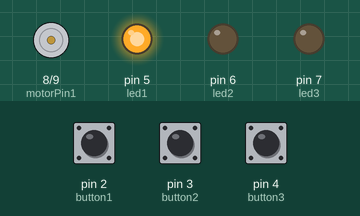
Bench run of a sketch on a simulated Arduino Uno, built with avr-gcc and run on an emulated ATmega328P. Shown: motor-driver pin pairs drawn as motors (green arrow = first pin HIGH = forward, orange = second pin HIGH = backward, longer = more drive), output pins drawn as LEDs (lit = HIGH). The test bench sets the inputs (shaded band); at power-on: pin 3 (button2) LOW, pin 2 (button1) LOW, pin 4 (button3) LOW.

Above: at 1.2 s.
1.3 s: pin 3 (button2) pulled HIGH for 0.15 s
At 2.6 s:
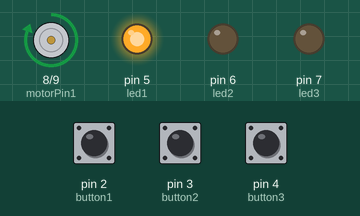
4.4 s: pin 2 (button1) pulled HIGH for 0.15 s
At 4.9 s:
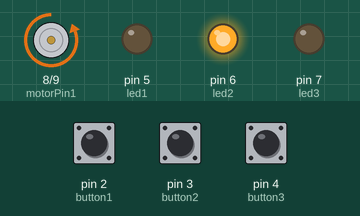
7.5 s: pin 4 (button3) pulled HIGH for 0.15 s
At 8.5 s:
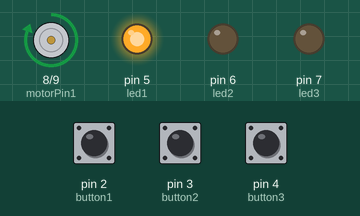
10.6 s: pin 2 (button1) pulled HIGH for 1 s
At 12.7 s:
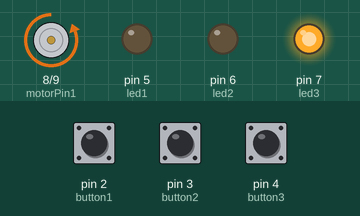
14.6 s: pin 3 (button2) pulled HIGH for 1 s
At 18.3 s:
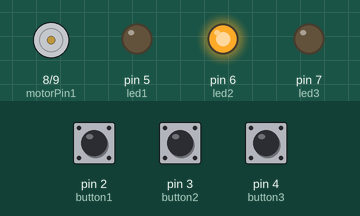
18.6 s: pin 4 (button3) pulled HIGH for 1 s
At 19.3 s:
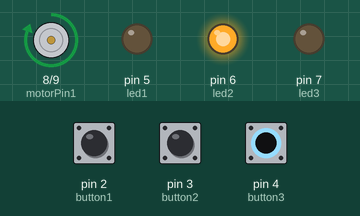
Timing chart, 0 to 22.1 s (numbered marks = the images above; inputs shaded):
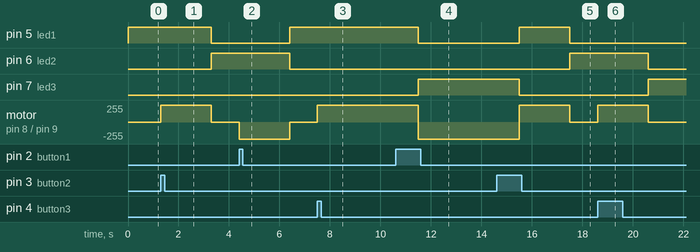

Measured:
- after the input at 1.3 s, pin 5 (led1): HIGH → LOW after 2.0 s; pin 6 (led2): LOW → HIGH after 2.0 s; motor on pin 8 (motorPin1) / pin 9 (motorPin2): stopped → forward 255/255 at once, → stopped 2.0 s later
- after the input at 4.4 s, pin 5 (led1): LOW → HIGH after 2.0 s; pin 6 (led2): HIGH → LOW after 2.0 s; motor on pin 8 (motorPin1) / pin 9 (motorPin2): stopped → backward 255/255 at once, → stopped 2.0 s later
- after the input at 7.5 s, motor on pin 8 (motorPin1) / pin 9 (motorPin2): stopped → forward 255/255 at once
- after the input at 10.6 s, motor on pin 8 (motorPin1) / pin 9 (motorPin2): forward 255/255 → backward 255/255 after 0.90 s
- after the input at 14.6 s, pin 6 (led2): LOW → HIGH after 2.9 s; motor on pin 8 (motorPin1) / pin 9 (motorPin2): backward 255/255 → forward 255/255 after 0.90 s, → stopped 2.0 s later
- after the input at 18.6 s, pin 6 (led2): HIGH → LOW after 2.0 s; pin 7 (led3): LOW → HIGH after 2.0 s; motor on pin 8 (motorPin1) / pin 9 (motorPin2): stopped → forward 255/255 at once, → stopped 2.0 s later

The sketch:

arduino_elevator_design.ino
```cpp
const int motorPin1 = 8;
const int motorPin2 = 9;

const int button1 = 2;
const int button2 = 3;
const int button3 = 4;

const int led1 = 5;
const int led2 = 6;
const int led3 = 7;

int currentFloor = 1;

void setup() {

  pinMode(motorPin1, OUTPUT);
  pinMode(motorPin2, OUTPUT);

  pinMode(button1, INPUT);
  pinMode(button2, INPUT);
  pinMode(button3, INPUT);

  pinMode(led1, OUTPUT);
  pinMode(led2, OUTPUT);
  pinMode(led3, OUTPUT);

  updateLEDs();
}

void loop() {
  int targetFloor = currentFloor;

  if (digitalRead(button1) == HIGH) {
    targetFloor = 1;
  } else if (digitalRead(button2) == HIGH) {
    targetFloor = 2;
  } else if (digitalRead(button3) == HIGH) {
    targetFloor = 3;
  }

  if (targetFloor != currentFloor) {
    moveToFloor(targetFloor);
    currentFloor = targetFloor;
    updateLEDs();
  }
}

void moveToFloor(int targetFloor) {
  int delayPerFloor = 2000;

  int floorDiff = targetFloor - currentFloor;

  if (floorDiff > 0) {

    digitalWrite(motorPin1, HIGH);
    digitalWrite(motorPin2, LOW);
    delay(delayPerFloor * floorDiff);
  } else if (floorDiff < 0) {

    digitalWrite(motorPin1, LOW);
    digitalWrite(motorPin2, HIGH);
    delay(delayPerFloor * abs(floorDiff));
  }

  digitalWrite(motorPin1, LOW);
  digitalWrite(motorPin2, LOW);
}

void updateLEDs() {
  digitalWrite(led1, currentFloor == 1 ? HIGH : LOW);
  digitalWrite(led2, currentFloor == 2 ? HIGH : LOW);
  digitalWrite(led3, currentFloor == 3 ? HIGH : LOW);
}
```
